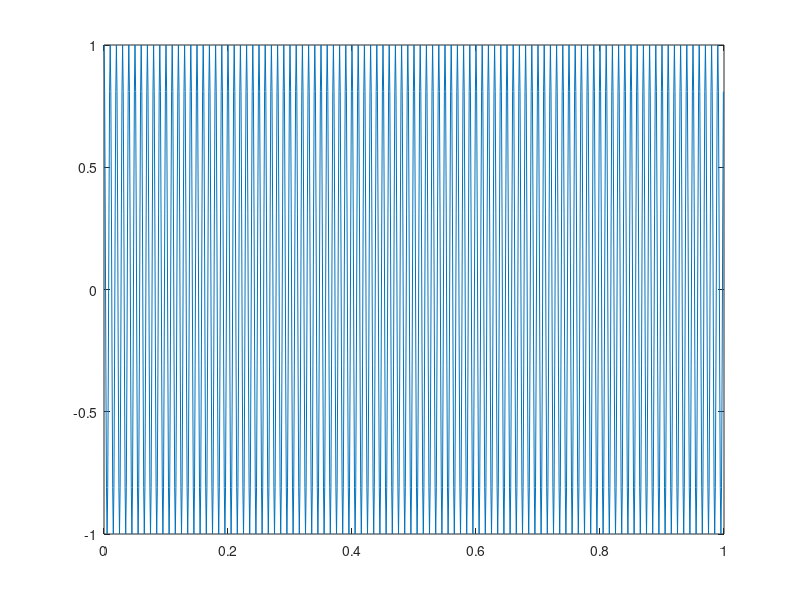
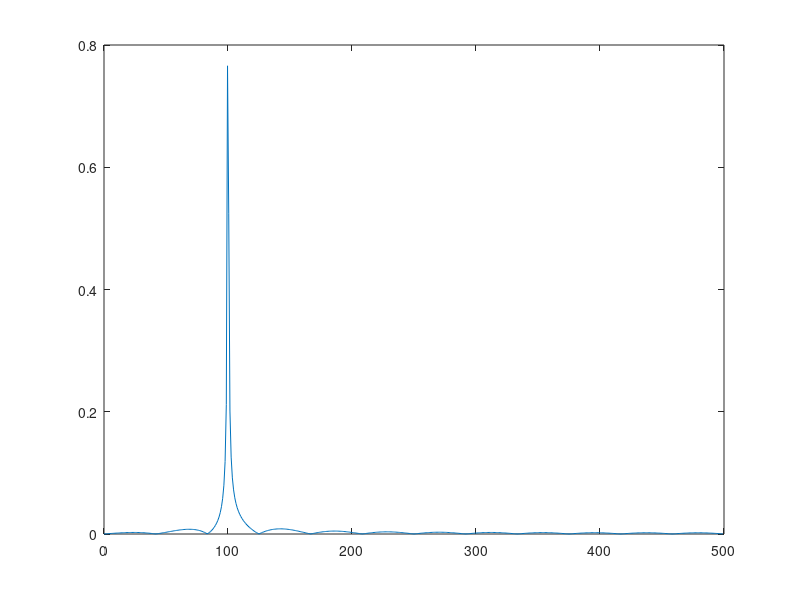

MATLAB code to generate these figures, in order: (Note: this script raises an error after producing the figures.)
Fs = 1000;                    % Sampling frequency
T = 1/Fs;                     % Sampling period
L = 1000;                     % Length of signal
t = (0:L-1)*T;                % Time vector

X = cos(2*pi*100*t);          % First row wave

figure;
plot(t,X)
shg;

n = 2^nextpow2(L);
dim = 2;
Y = fft(X,n,dim);

P2 = abs(Y/L);
P1 = P2(1:n/2+1);
P1(2:end-1) = 2*P1(2:end-1);

%[s,f,t]=stft(X,1000);
%P2 = abs(f/L);
%P1 = P2(:,1:n/2+1);
%P1(:,2:end-1) = 2*P1(:,2:end-1);

figure;
plot(0:(Fs/n):(Fs/2-Fs/n),P1(1:n/2))
shg;

figure;
[ss,f,t]=stft(X,1000);
stft(X,1000);
shg;


for p = 1:length(t)
    control = ss(:,p);
    [indice, valormax] = max(abs(control));
    frecuencia_correcta = f(valormax);
    disp("--------tiempo");
    disp(p);
    disp("-----------valor max ");
    disp(int16(abs(frecuencia_correcta)-2))
    disp("------------- fase")
    disp(max(angle(s(:,p))))
end